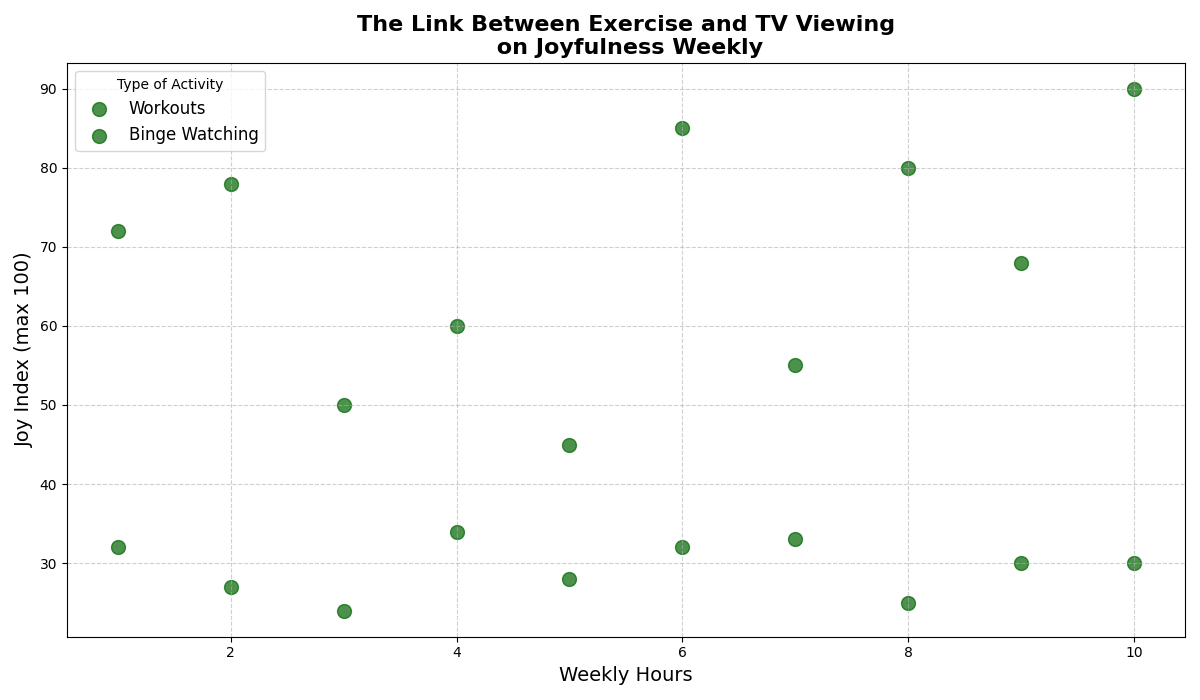

This figure's Python source:
import matplotlib.pyplot as plt
import numpy as np

# Data
activity_hours = np.array([1, 2, 3, 4, 5, 6, 7, 8, 9, 10])
happiness_scores = np.array([72, 78, 50, 60, 45, 85, 55, 80, 68, 90])
tv_hours = np.array([1, 2, 3, 4, 5, 6, 7, 8, 9, 10])
tv_happiness_scores = np.array([32, 27, 24, 34, 28, 32, 33, 25, 30, 30])

fig, ax = plt.subplots(figsize=(12, 7))
common_color = 'darkgreen'
ax.scatter(activity_hours, happiness_scores, color=common_color, label='Workouts', s=100, alpha=0.7)
ax.scatter(tv_hours, tv_happiness_scores, color=common_color, label='Binge Watching', s=100, alpha=0.7)

ax.set_title('The Link Between Exercise and TV Viewing\n on Joyfulness Weekly', fontsize=16, fontweight='bold')
ax.set_xlabel('Weekly Hours', fontsize=14)
ax.set_ylabel('Joy Index (max 100)', fontsize=14)
ax.legend(title='Type of Activity', fontsize=12, loc='upper left')
ax.grid(True, linestyle='--', alpha=0.6)

plt.tight_layout()
plt.show()
